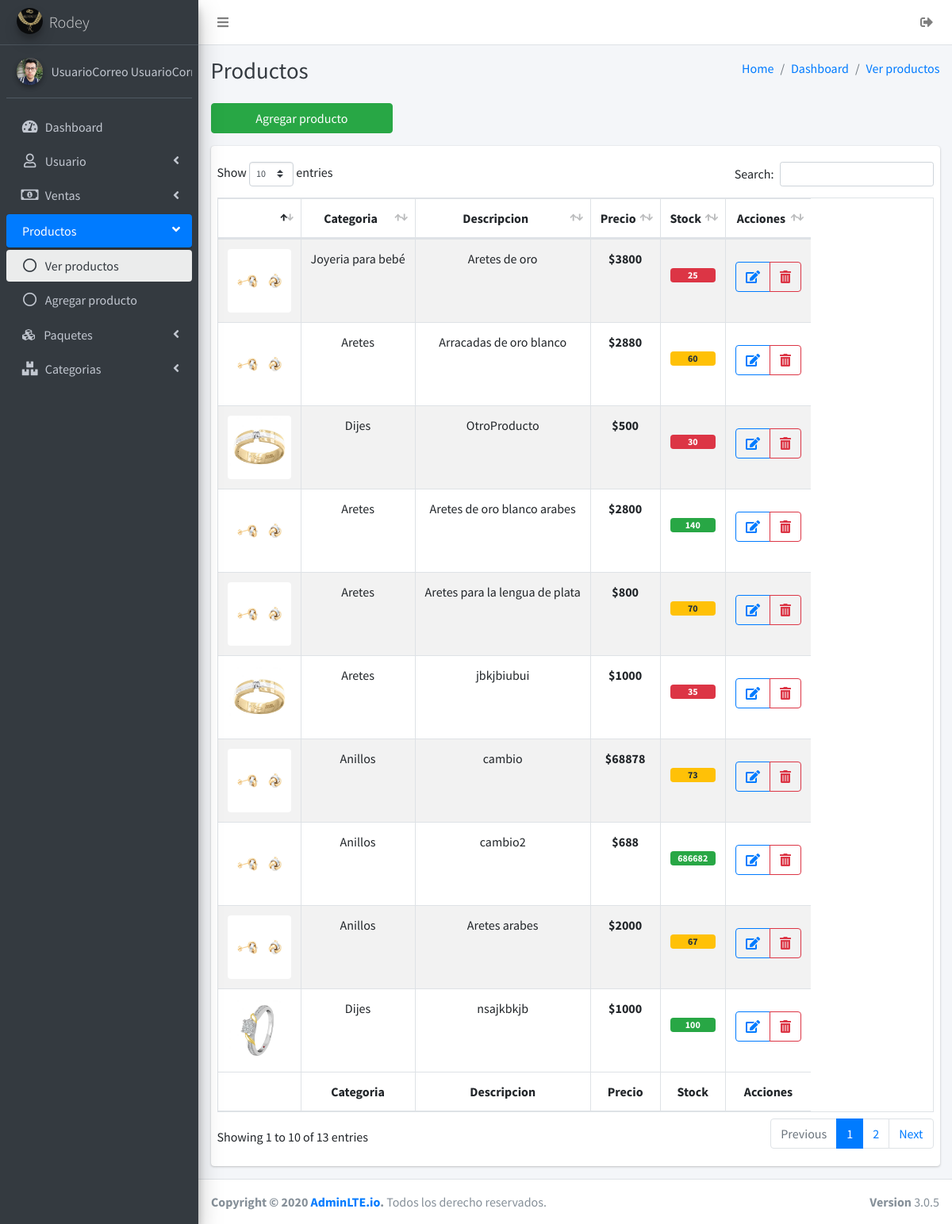
/productos/productos.php (signed in), run on the app's committed database.
### tables this page shows
CREATE TABLE `usuarios` (
  `idusuarios` int NOT NULL AUTO_INCREMENT,
  `nombre` varchar(45) NOT NULL,
  `apellidoP` varchar(45) NOT NULL,
  `apellidoM` varchar(45) NOT NULL,
  `numeroCelular` varchar(20) DEFAULT NULL,
  `correoElectronico` varchar(45) DEFAULT NULL,
  `direccion` varchar(100) DEFAULT NULL,
  `estado` tinyint(1) NOT NULL DEFAULT '1',
  `usuario` varchar(30) NOT NULL,
  `contraseña` varchar(300) NOT NULL,
  `imgUsuario` varchar(200) DEFAULT NULL,
  `categoria_usuario` int NOT NULL,
  PRIMARY KEY (`idusuarios`),
  KEY `fk_categoria_idx` (`categoria_usuario`),
  CONSTRAINT `fk_categoria` FOREIGN KEY (`categoria_usuario`) REFERENCES `categoria_usuario` (`idcategoria_usuario`)
);

CREATE TABLE `producto` (
  `idProducto` int NOT NULL AUTO_INCREMENT,
  `categoria_kf` int NOT NULL,
  `descripcion` varchar(150) NOT NULL,
  `costo_compra` float NOT NULL,
  `costo_venta` float NOT NULL,
  `cantidad_stock` int NOT NULL,
  `img_producto` varchar(200) DEFAULT NULL,
  PRIMARY KEY (`idProducto`),
  KEY `fk_producto_categoria_idx` (`categoria_kf`),
  CONSTRAINT `fk_producto_categoria` FOREIGN KEY (`categoria_kf`) REFERENCES `categoria_producto` (`idcategoria_producto`)
);

CREATE TABLE `categoria_producto` (
  `idcategoria_producto` int NOT NULL AUTO_INCREMENT,
  `categoria` varchar(45) NOT NULL,
  PRIMARY KEY (`idcategoria_producto`)
);

### sessionIniciada.php (called while the page is built, shortened)
<?php
if ((isset($_SESSION['idusuario']) && $_SESSION['idusuario'] != '')) {
    $idusuario = $_SESSION['idusuario'];
    include 'conexiones/conexion.php';
    $sql = "SELECT * FROM usuarios WHERE idusuarios = " . $idusuario . " and estado=1";
    $result = $conexion->query($sql);
    $mostrar = mysqli_fetch_array($result);
    $IMGUSER = $mostrar['imgUsuario'];
    $NOMBREUSER = $mostrar['nombre'] . ' ' . $mostrar['apellidoP'];
} else {
    $host  = $_SERVER['HTTP_HOST'];
    $uri   = rtrim(dirname($_SERVER['PHP_SELF']), '/\\');
    $extra = 'index.php';
    header("Location: http://$host/Admin_joyeria/$extra");
    die();
}

### productos/productos.php (the view, shortened to what this page needs)
<?php
include '../sessionIniciada.php';
?>
<!DOCTYPE html>
<html>
<head>
    <link rel="stylesheet" href="../plugins/fontawesome-free/css/all.min.css">
    <link rel="stylesheet" href="https://code.ionicframework.com/ionicons/2.0.1/css/ionicons.min.css">
    <link rel="stylesheet" href="../plugins/tempusdominus-bootstrap-4/css/tempusdominus-bootstrap-4.min.css">
    <link rel="stylesheet" href="../dist/css/adminlte.min.css">
    <link rel="stylesheet" href="../plugins/datatables-bs4/css/dataTables.bootstrap4.min.css">
    <link rel="stylesheet" href="../plugins/datatables-responsive/css/responsive.bootstrap4.min.css">
</head>
<body class="hold-transition sidebar-mini layout-fixed">
    <div class="wrapper">
        <nav class="main-header navbar navbar-expand navbar-white navbar-light">
            <ul class="navbar-nav">
                <li class="nav-item">
                    <a class="nav-link" data-widget="pushmenu" href="#" role="button"><i class="fas fa-bars"></i></a>
                </li>
            </ul>
            <ul class="navbar-nav ml-auto">
                <a class="nav-link effectoHover" data-toggle="" href="../cerrarSesion.php">
                    <i class="fas fa-sign-out-alt"></i>
                </a>
            </ul>
        </nav>
        <aside class="main-sidebar sidebar-dark-primary elevation-4">
            <a href="../main.php" class="brand-link">
                <img src="../img/logo.png" alt="AdminLTE Logo" class="brand-image img-circle elevation-3"
                    style="opacity: .8">
                <span class="brand-text font-weight-light">Rodey</span>
            </a>
            <div class="sidebar">
                <div class="user-panel mt-3 pb-3 mb-3 d-flex">
                    <div class="image">
                        <img src="<?= $IMGUSER ?>" class="img-circle elevation-2" alt="User Image">
                    </div>
                    <div class="info">
                        <a href="#" class="d-block"><?php echo $NOMBREUSER ?></a>
                    </div>
                </div>
                <nav class="mt-2">
                    <ul class="nav nav-pills nav-sidebar flex-column" data-widget="treeview" role="menu"
                        data-accordion="false">
                        <li class="nav-item">
                            <a href="../main.php" class="nav-link ">
                                <i class="nav-icon fas fa-tachometer-alt"></i>
                                <p>
                                    Dashboard
                                </p>
                            </a>
                        </li>
                        <li class="nav-item has-treeview">
                            <a href="#" class="nav-link">
                                <i class="far fa-user nav-icon"></i>
                                <p>
                                    Usuario
                                    <i class="fas fa-angle-left right"></i>
                                </p>
                            </a>
                        </li>
                        <li class="nav-item has-treeview">
                            <a href="#" class="nav-link">
                                <i class="far fa-money-bill-alt nav-icon"></i>
                                <p>
                                    Ventas
                                    <i class="fas fa-angle-left right"></i>
                                </p>
                            </a>
                        </li>
                        <li class="nav-item has-treeview menu-open">
                            <a href="#" class="nav-link active">
                                <p>
                                    Productos
                                    <i class="fas fa-angle-left right"></i>
                                </p>
                            </a>
                            <ul class="nav nav-treeview">
                                <li class="nav-item">
                                    <a href="productos.php" class="nav-link active">
                                        <i class="far fa-circle nav-icon"></i>
                                        <p>Ver productos</p>
                                    </a>
                                </li>
                                <li class="nav-item">
                                    <a href="nuevoProducto.php" class="nav-link">
                                        <i class="far fa-circle nav-icon"></i>
                                        <p>Agregar producto</p>
                                    </a>
                                </li>
                            </ul>
                        </li>
                        <li class="nav-item has-treeview ">
                            <a href="#" class="nav-link ">
                                <i class="fas fa-cubes mx-1"></i>
                                <p class="ml-1">
                                    Paquetes
                                    <i class="fas fa-angle-left right"></i>
                                </p>
                            </a>
                        </li>
                        <li class="nav-item has-treeview">
                            <a href="#" class="nav-link">
                                <i class="fas fa-boxes nav-icon"></i>
                                <p>
                                    Categorias
                                    <i class="fas fa-angle-left right"></i>
                                </p>
                            </a>
                        </li>
                    </ul>
                </nav>
            </div>
        </aside>
        <div class="content-wrapper">
            <div class="content-header">
                <div class="container-fluid">
                    <div class="row mb-2">
                        <div class="col-sm-6">
                            <h1 class="m-0 text-dark">Productos</h1>
                        </div>
                        <div class="col-sm-6">
                            <ol class="breadcrumb float-sm-right">
                                <li class="breadcrumb-item"><a href="../main.php">Home</a></li>
                                <li class="breadcrumb-item"><a href="../main.php">Dashboard</a></li>
                                <li class="breadcrumb-item disabled"><a href="productos.php">Ver productos</a></li>
                            </ol>
                        </div>
                    </div>
                </div>
            </div>
            <section class="content">
                <div class="container-fluid">
                    <div class="row">
                        <div class="col-12 mb-3">
                            <a href="nuevoProducto.php" class="col-lg-3 col-md-4 d-block btn btn-success"> Agregar producto</a>
                        </div>
                    </div>
                    <?php
                    include '../conexiones/conexion.php';
                    $sql = "CALL select_tabla_productos()";
                    $resultado = $conexion->query($sql);
                    ?>
                    <div class="row">
                        <div class="col-12">
                            <div class="card">
                                <div
                                    class="card-body w-100 px-2                                                                                                                                                                                                              ">
                                    <table id="example2"
                                        class=" table-hover table-responsive table table-striped table-bordered text-center">
                                        <thead>
                                            <tr>
                                                <th></th>
                                                <th>Categoria</th>
                                                <th>Descripcion</th>
                                                <th>Precio</th>
                                                <th>Stock</th>
                                                <th>Acciones</th>
                                            </tr>
                                        </thead>
                                        <tbody>
                                            <?php
                                            while ($mostrar = mysqli_fetch_array($resultado)) {
                                                $img = $mostrar['img'];
                                            ?>
                                            <tr>
                                                <td><img src="../img_productos/<?= $img ?>" class="img-rounded" alt=""
                                                        width="80"></td>
                                                <td><?php echo $mostrar['categoria'] ?></td>
                                                <td><?php echo $mostrar['descripcion'] ?></td>
                                                <td><strong><?php echo '$' . $mostrar['costo'] ?></strong></td>
                                                <td><span
                                                        class="badge mt-4 <?= ($mostrar['stock'] < 50) ? "badge-danger" : (($mostrar['stock'] < 100) ? "badge-warning" : "badge-success") ?> d-block"><?php echo $mostrar['stock'] ?></span>
                                                </td>
                                                <td>
                                                    <div class="btn-group btn-group mt-3">
                                                        <a href="accionesProducto/actualizarProducto.php?id=<?= $mostrar['id_producto'] ?>"
                                                            class="btn btn-outline-primary"><i
                                                                class="fas fa-edit"></i></a>
                                                        <a class="btn btn-outline-danger"
                                                            href="accionesProducto/eliminarProducto.php?id=<?= $mostrar['id_producto'] ?>"><i
                                                                class="fas fa-trash-alt"></i></a>
                                                    </div>
                                                </td>
                                            </tr>
                                            <?php } ?>
                                        </tbody>
                                        <tfoot>
                                            <tr>
                                                <th></th>
                                                <th>Categoria</th>
                                                <th>Descripcion</th>
                                                <th>Precio</th>
                                                <th>Stock</th>
                                                <th>Acciones</th>
                                            </tr>
                                        </tfoot>
                                    </table>
                                </div>
                            </div>
                        </div>
                    </div>
                </div>
        </div>
        <footer class=" main-footer ">
            <strong>Copyright &copy; 2020 <a href="#">AdminLTE.io</a>.</strong> Todos los derecho reservados.
            <div class=" float-right d-none d-sm-inline-block ">
                <b>Version</b> 3.0.5
            </div>
        </footer>
    </div>
</body>
</html>

### data on the page
usuarios: imgUsuario (picture), NOMBREUSER "UsuarioCorreo…"
producto: img_producto (picture), categoria_kf.categoria "Joyeria para bebé", descripcion "Aretes de oro", costo_venta "3800", cantidad_stock "25"
producto: img_producto (picture), categoria_kf.categoria "Aretes", descripcion "Arracadas de oro blanco", costo_venta "2880", cantidad_stock "60"
producto: img_producto (picture), categoria_kf.categoria "Dijes", descripcion "OtroProducto", costo_venta "500", cantidad_stock "30"
producto: img_producto (picture), categoria_kf.categoria "Aretes", descripcion "Aretes de oro blanco arabes", costo_venta "2800", cantidad_stock "140"
producto: img_producto (picture), categoria_kf.categoria "Aretes", descripcion "Aretes para la lengua de plata", costo_venta "800", cantidad_stock "70"
producto: img_producto (picture), categoria_kf.categoria "Aretes", descripcion "jbkjbiubui", costo_venta "1000", cantidad_stock "35"
producto: img_producto (picture), categoria_kf.categoria "Anillos", descripcion "cambio", costo_venta "68878", cantidad_stock "73"
producto: img_producto (picture), categoria_kf.categoria "Anillos", descripcion "cambio2", costo_venta "688", cantidad_stock "686682"
producto: img_producto (picture), categoria_kf.categoria "Anillos", descripcion "Aretes arabes", costo_venta "2000", cantidad_stock "67"
producto: img_producto (picture), categoria_kf.categoria "Dijes", descripcion "nsajkbkjb", costo_venta "1000", cantidad_stock "100"
